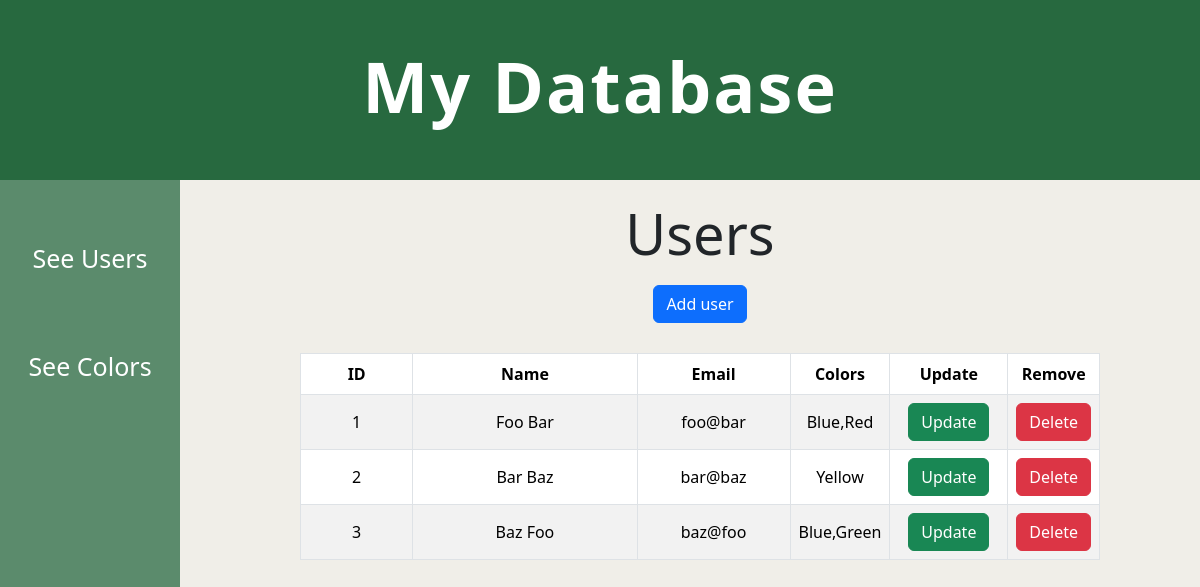
/users.php, run on an earlier commit of the app's database.
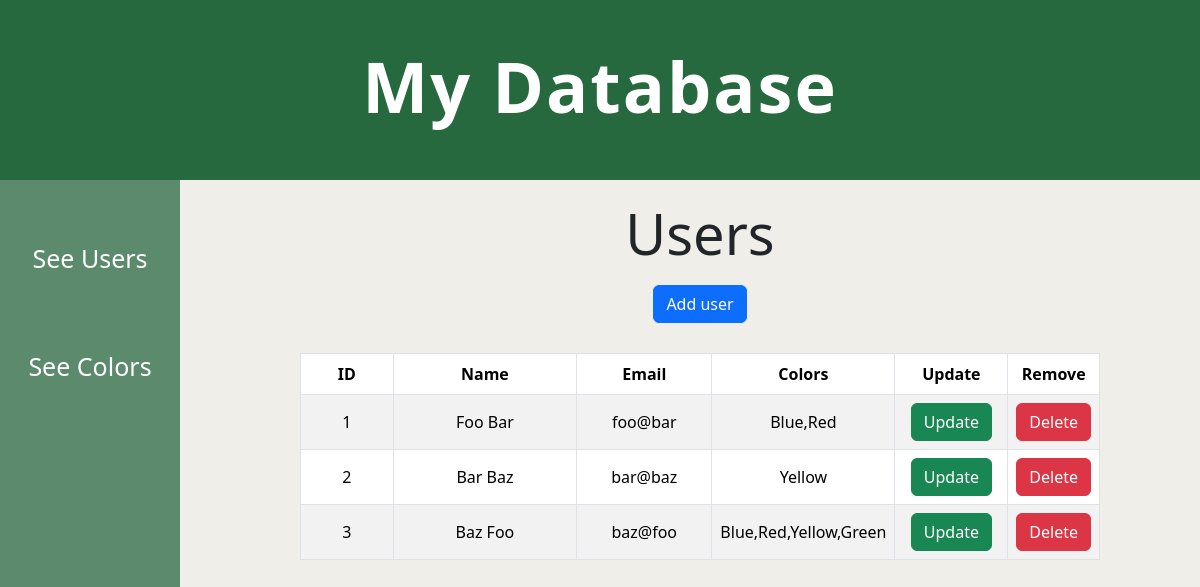
And on a later commit of the database.
### tables this page shows
CREATE TABLE users(
    id INTEGER PRIMARY KEY,
    name varchar(100) NOT NULL,
    email varchar(100) NOT NULL
);

### config.php (called while the page is built, shortened)
<?php
    $URL_index = $_SESSION['base_url'] . 'index.php';
    $URL_users = $_SESSION['base_url'] . 'users.php';
    $URL_colors = $_SESSION['base_url'] . 'colors.php';
    $URL_style = $_SESSION['base_url'] . 'style.css';
    $URL_update_user_page = $_SESSION['base_url'] . 'pages/update_user_page.php';
    $URL_delete_user = $_SESSION['base_url'] . 'pages/delete_user.php';
    require 'connection.php';
    $connection = new Connection();
?>

### connection.php (called while the page is built, shortened)
<?php
class Connection {
    private $databaseFile;
    private $connection;
    public function __construct()
    {
        $this->databaseFile = realpath(__DIR__ . "/database/db.sqlite");
    }
    private function connect()
    {
        return $this->connection = new PDO("sqlite:{$this->databaseFile}");
    }
    public function getConnection()
    {
        return $this->connection ?: $this->connection = $this->connect();
    }
    public function query($query)
    {
        $result = $this->getConnection()->query($query);
        $result->setFetchMode(PDO::FETCH_INTO, new stdClass);
        return $result;
    }
}

### users.php (the view, shortened to what this page needs)
<?php include 'header.php'; ?>
<link rel="stylesheet" type="text/css" href= 'style.css'>
<div class="main_content">
    <div class="inside_header">
        <h1 style="padding-bottom: 10px;font-size: 56px;">Users</h2>
        <button class="btn btn-primary" data-toggle="modal" data-target="#add_user">Add user</button>
    </div>
    <div class="data_table">
        <table class="table table-hover table-bordered table-striped">
            <thead>
                <tr>
                    <th class="button">ID</th>
                    <th class="name">Name</th>
                    <th style="width: 20%">Email</th>
                    <th style="width: 10%">Colors</th>
                    <th class="button">Update</th>
                    <th class="button">Remove</th>
                </tr>
            </thead>
            <tbody>
                <?php
                    foreach($users as $user) {
                        $id = $user->id;
                        $name = $user->uname;
                        $email = $user->email;
                        $colors = $user->color;
                        echo "<tr>
                                    <td class='button'>{$id}</td>
                                    <td>{$name}</td>
                                    <td>{$email}</td>
                                    <td>{$colors}</td>
                                    <td class='button'><a href='{$URL_update_user_page}?id={$id}&name={$name}&email={$email}' class='btn btn-success'>Update</a></td>
                                    <td class='button'><a href='{$URL_delete_user}?id={$id}' class='btn btn-danger'>Delete</a></td>
                                </tr>";
                    }
                    ?>
            </tbody>
        </table>
    </div>
</div>
<?php include('footer.php'); ?>

### header.php (shortened to what this page needs)
<?php
    require "config.php";
    $users = $connection->query('SELECT u.id AS id,
                                        u.name AS uname,
                                        u.email AS email,
                                        GROUP_CONCAT(c.name) AS color
                                    FROM users u
                                    LEFT JOIN user_colors uc ON u.id = uc.user_id
                                    LEFT JOIN colors c ON uc.color_id = c.id
                                    GROUP BY u.id
                                    ');
?>
<!DOCTYPE html>
<html lang="en">
<head>
    <link href="https://cdn.jsdelivr.net/npm/bootstrap@5.3.3/dist/css/bootstrap.min.css" rel="stylesheet">
    <link rel="stylesheet" type="text/css" href= <?php echo $URL_style ?>>
</head>
<body style="height: 3000px; background-color: #f0eee8">
    <div>
        <div class="header">
            <h1 id="main_title"><a href=<?php echo $URL_index?>>My Database</a></h1>
        </div>
        <div class="sidebar">
            <div style="display: block; height: 170px;"></div>
            <div style="display: flex;
                        flex-direction: column;">
                <a class="options" href=<?php echo $URL_users?>>See Users</a>
                <a class="options" href=<?php echo $URL_colors?>>See Colors</a>
            </div>
        </div>

### footer.php (shortened to what this page needs)
    </div>
</body>
</html>

### style.css (style rules this page uses)
#main_title { text-align: center; vertical-align: middle; font-size: 70px; letter-spacing: 2px; color: white; font-weight: 700; }
.header { background-color: #27693f; position: absolute; display: flex; justify-content: center; align-items: center; top: 0; left: 0; right:0; height: 180px; z-index: 100; }
.sidebar { background-color: #5b8b6c; position:fixed; bottom: 0; top:0; left:0; width: 180px; }
.options { text-align: center; font-size: 25px; padding-top:70px; color: white; }
.main_content { display: flex; flex-direction: column; margin-top: 200px; margin-left: 200px; }
.inside_header, .message { display: flex; flex-direction: column; justify-content: center; align-items: center; }
.data_table { display: flex; justify-content: center; align-items: center; margin-top: 30px; margin-left: 10%; margin-right: 10%; }
td, tr { text-align: center; vertical-align: middle; }
.table th.button, td.button { width: 15%; }
.table th.name { width: 30%; }
a { color: white; text-decoration: none; }

What changed in the data, as far as the page shows it:
changed users "Baz Foo": colors "Blue,Green" → "Blue,Red,Yellow,Green"
